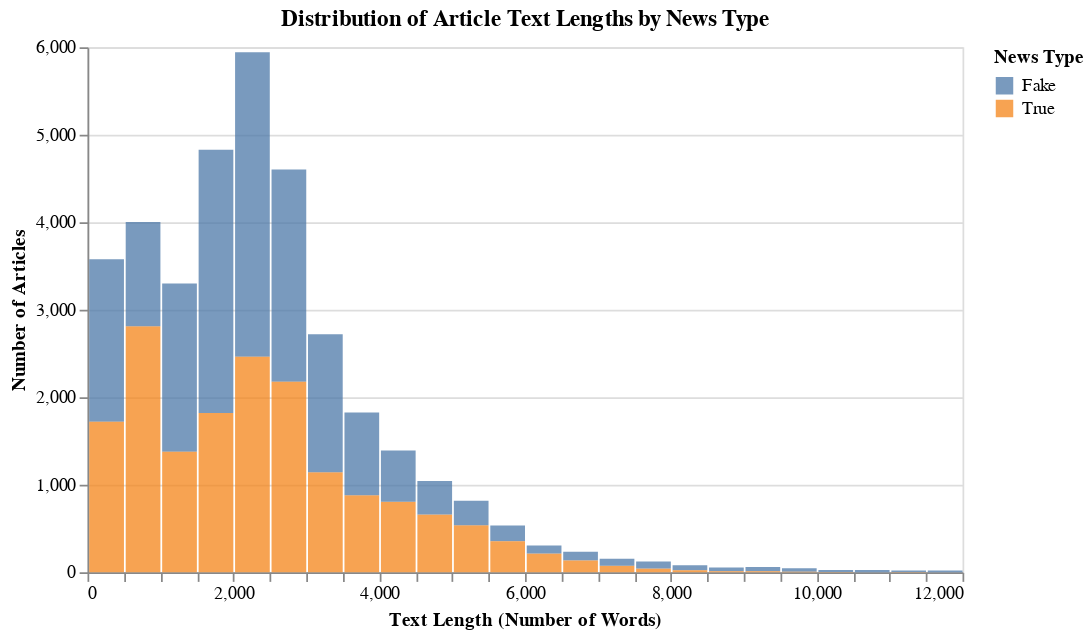

The notebook cell saved with this chart:
### Markdown cell above
Figure 7: Distribution of article text length for fake and true news articles

### Code cell
filtered_df = train_df[train_df['text_length'] < 12000]

text_length_hist = alt.Chart(filtered_df).mark_bar(opacity=0.75).encode(
    x=alt.X('text_length',
            bin=alt.Bin(maxbins=30),
            title='Text Length (Number of Words)'),
    y=alt.Y('count()', title='Number of Articles'),
    color=alt.Color('target', title='News Type')
).properties(
    title='Distribution of Article Text Lengths by News Type',
    height=300,
    width=500
)

text_length_hist

### Figure 1 — Vega specification as saved in the notebook (floating-point values rounded to 4 significant figures)
{"$schema": "https://vega.github.io/schema/vega/v6.json", "data": [{"name": "source_0", "values": [{"__count_end": 4602.0, "__count_start": 2176.0, "bin_maxbins_30_text_length": 2500.0, "bin_maxbins_30_text_length_end": 3000.0, "target": "Fake"}, {"__count_end": 5944.0, "__count_start": 2463.0, "bin_maxbins_30_text_length": 2000.0, "bin_maxbins_30_text_length_end": 2500.0, "target": "Fake"}, {"__count_end": 805.0, "__count_start": 0.0, "bin_maxbins_30_text_length": 4000.0, "bin_maxbins_30_text_length_end": 4500.0, "target": "True"}, {"__count_end": 1143.0, "__count_start": 0.0, "bin_maxbins_30_text_length": 3000.0, "bin_maxbins_30_text_length_end": 3500.0, "target": "True"}, {"__count_end": 2176.0, "__count_start": 0.0, "bin_maxbins_30_text_length": 2500.0, "bin_maxbins_30_text_length_end": 3000.0, "target": "True"}, {"__count_end": 2720.0, "__count_start": 1143.0, "bin_maxbins_30_text_length": 3000.0, "bin_maxbins_30_text_length_end": 3500.0, "target": "Fake"}, {"__count_end": 1821.0, "__count_start": 0.0, "bin_maxbins_30_text_length": 1500.0, "bin_maxbins_30_text_length_end": 2000.0, "target": "True"}, {"__count_end": 4830.0, "__count_start": 1821.0, "bin_maxbins_30_text_length": 1500.0, "bin_maxbins_30_text_length_end": 2000.0, "target": "Fake"}, {"__count_end": 3300.0, "__count_start": 1378.0, "bin_maxbins_30_text_length": 1000.0, "bin_maxbins_30_text_length_end": 1500.0, "target": "Fake"}, {"__count_end": 2463.0, "__count_start": 0.0, "bin_maxbins_30_text_length": 2000.0, "bin_maxbins_30_text_length_end": 2500.0, "target": "True"}, {"__count_end": 879.0, "__count_start": 0.0, "bin_maxbins_30_text_length": 3500.0, "bin_maxbins_30_text_length_end": 4000.0, "target": "True"}, {"__count_end": 1378.0, "__count_start": 0.0, "bin_maxbins_30_text_length": 1000.0, "bin_maxbins_30_text_length_end": 1500.0, "target": "True"}, {"__count_end": 1826.0, "__count_start": 879.0, "bin_maxbins_30_text_length": 3500.0, "bin_maxbins_30_text_length_end": 4000.0, "target": "Fake"}, {"__count_end": 3578.0, "__count_start": 1720.0, "bin_maxbins_30_text_length": 0.0, "bin_maxbins_30_text_length_end": 500.0, "target": "Fake"}, {"__count_end": 2812.0, "__count_start": 0.0, "bin_maxbins_30_text_length": 500.0, "bin_maxbins_30_text_length_end": 1000.0, "target": "True"}, {"__count_end": 4002.0, "__count_start": 2812.0, "bin_maxbins_30_text_length": 500.0, "bin_maxbins_30_text_length_end": 1000.0, "target": "Fake"}, {"__count_end": 1720.0, "__count_start": 0.0, "bin_maxbins_30_text_length": 0.0, "bin_maxbins_30_text_length_end": 500.0, "target": "True"}, {"__count_end": 537.0, "__count_start": 0.0, "bin_maxbins_30_text_length": 5000.0, "bin_maxbins_30_text_length_end": 5500.0, "target": "True"}, {"__count_end": 1392.0, "__count_start": 805.0, "bin_maxbins_30_text_length": 4000.0, "bin_maxbins_30_text_length_end": 4500.0, "target": "Fake"}, {"__count_end": 660.0, "__count_start": 0.0, "bin_maxbins_30_text_length": 4500.0, "bin_maxbins_30_text_length_end": 5000.0, "target": "True"}, {"__count_end": 533.0, "__count_start": 354.0, "bin_maxbins_30_text_length": 5500.0, "bin_maxbins_30_text_length_end": 6000.0, "target": "Fake"}, {"__count_end": 234.0, "__count_start": 133.0, "bin_maxbins_30_text_length": 6500.0, "bin_maxbins_30_text_length_end": 7000.0, "target": "Fake"}, {"__count_end": 816.0, "__count_start": 537.0, "bin_maxbins_30_text_length": 5000.0, "bin_maxbins_30_text_length_end": 5500.0, "target": "Fake"}, {"__count_end": 74.0, "__count_start": 0.0, "bin_maxbins_30_text_length": 7000.0, "bin_maxbins_30_text_length_end": 7500.0, "target": "True"}, {"__count_end": 46.0, "__count_start": 5.0, "bin_maxbins_30_text_length": 9500.0, "bin_maxbins_30_text_length_end": 10000.0, "target": "Fake"}, {"__count_end": 354.0, "__count_start": 0.0, "bin_maxbins_30_text_length": 5500.0, "bin_maxbins_30_text_length_end": 6000.0, "target": "True"}, {"__count_end": 215.0, "__count_start": 0.0, "bin_maxbins_30_text_length": 6000.0, "bin_maxbins_30_text_length_end": 6500.0, "target": "True"}, {"__count_end": 42.0, "__count_start": 0.0, "bin_maxbins_30_text_length": 7500.0, "bin_maxbins_30_text_length_end": 8000.0, "target": "True"}, {"__count_end": 133.0, "__count_start": 0.0, "bin_maxbins_30_text_length": 6500.0, "bin_maxbins_30_text_length_end": 7000.0, "target": "True"}, {"__count_end": 1042.0, "__count_start": 660.0, "bin_maxbins_30_text_length": 4500.0, "bin_maxbins_30_text_length_end": 5000.0, "target": "Fake"}, {"__count_end": 53.0, "__count_start": 11.0, "bin_maxbins_30_text_length": 8500.0, "bin_maxbins_30_text_length_end": 9000.0, "target": "Fake"}, {"__count_end": 26.0, "__count_start": 1.0, "bin_maxbins_30_text_length": 10500.0, "bin_maxbins_30_text_length_end": 11000.0, "target": "Fake"}, {"__count_end": 123.0, "__count_start": 42.0, "bin_maxbins_30_text_length": 7500.0, "bin_maxbins_30_text_length_end": 8000.0, "target": "Fake"}, {"__count_end": 305.0, "__count_start": 215.0, "bin_maxbins_30_text_length": 6000.0, "bin_maxbins_30_text_length_end": 6500.0, "target": "Fake"}, {"__count_end": 81.0, "__count_start": 22.0, "bin_maxbins_30_text_length": 8000.0, "bin_maxbins_30_text_length_end": 8500.0, "target": "Fake"}, {"__count_end": 22.0, "__count_start": 0.0, "bin_maxbins_30_text_length": 8000.0, "bin_maxbins_30_text_length_end": 8500.0, "target": "True"}, {"__count_end": 154.0, "__count_start": 74.0, "bin_maxbins_30_text_length": 7000.0, "bin_maxbins_30_text_length_end": 7500.0, "target": "Fake"}, {"__count_end": 19.0, "__count_start": 2.0, "bin_maxbins_30_text_length": 11000.0, "bin_maxbins_30_text_length_end": 11500.0, "target": "Fake"}, {"__count_end": 61.0, "__count_start": 11.0, "bin_maxbins_30_text_length": 9000.0, "bin_maxbins_30_text_length_end": 9500.0, "target": "Fake"}, {"__count_end": 5.0, "__count_start": 0.0, "bin_maxbins_30_text_length": 9500.0, "bin_maxbins_30_text_length_end": 10000.0, "target": "True"}, {"__count_end": 11.0, "__count_start": 0.0, "bin_maxbins_30_text_length": 8500.0, "bin_maxbins_30_text_length_end": 9000.0, "target": "True"}, {"__count_end": 20.0, "__count_start": 0.0, "bin_maxbins_30_text_length": 11500.0, "bin_maxbins_30_text_length_end": 12000.0, "target": "Fake"}, {"__count_end": 11.0, "__count_start": 0.0, "bin_maxbins_30_text_length": 9000.0, "bin_maxbins_30_text_length_end": 9500.0, "target": "True"}, {"__count_end": 27.0, "__count_start": 4.0, "bin_maxbins_30_text_length": 10000.0, "bin_maxbins_30_text_length_end": 10500.0, "target": "Fake"}, {"__count_end": 4.0, "__count_start": 0.0, "bin_maxbins_30_text_length": 10000.0, "bin_maxbins_30_text_length_end": 10500.0, "target": "True"}, {"__count_end": 2.0, "__count_start": 0.0, "bin_maxbins_30_text_length": 11000.0, "bin_maxbins_30_text_length_end": 11500.0, "target": "True"}, {"__count_end": 1.0, "__count_start": 0.0, "bin_maxbins_30_text_length": 10500.0, "bin_maxbins_30_text_length_end": 11000.0, "target": "True"}]}, {"name": "source_0_color_domain_target", "values": [{"target": "Fake"}, {"target": "True"}]}], "signals": [{"name": "bin_maxbins_30_text_length_bins", "value": {"fields": ["text_length"], "fname": "bin_text_length", "start": 0.0, "step": 500.0, "stop": 12000.0}}], "marks": [{"type": "rect", "name": "marks", "from": {"data": "source_0"}, "encode": {"update": {"opacity": {"value": 0.75}, "x2": {"field": "bin_maxbins_30_text_length", "scale": "x", "offset": {"signal": "0.5 + (abs(scale(\"x\", datum[\"bin_maxbins_30_text_length_end\"]) - scale(\"x\", datum[\"bin_maxbins_30_text_length\"])) < 0.25 ? -0.5 * (0.25 - (abs(scale(\"x\", datum[\"bin_maxbins_30_text_length_end\"]) - scale(\"x\", datum[\"bin_maxbins_30_text_length\"])))) : 0.5)"}}, "y": {"field": "__count_end", "scale": "y"}, "fill": {"field": "target", "scale": "color"}, "y2": {"field": "__count_start", "scale": "y"}, "x": {"field": "bin_maxbins_30_text_length_end", "scale": "x", "offset": {"signal": "0.5 + (abs(scale(\"x\", datum[\"bin_maxbins_30_text_length_end\"]) - scale(\"x\", datum[\"bin_maxbins_30_text_length\"])) < 0.25 ? 0.5 * (0.25 - (abs(scale(\"x\", datum[\"bin_maxbins_30_text_length_end\"]) - scale(\"x\", datum[\"bin_maxbins_30_text_length\"])))) : -0.5)"}}}}, "style": ["bar"]}], "scales": [{"name": "x", "type": "linear", "domain": {"signal": "[bin_maxbins_30_text_length_bins.start, bin_maxbins_30_text_length_bins.stop]"}, "range": [0, {"signal": "width"}], "bins": {"signal": "bin_maxbins_30_text_length_bins"}, "zero": false}, {"name": "y", "type": "linear", "domain": {"data": "source_0", "fields": ["__count_start", "__count_end"]}, "range": [{"signal": "height"}, 0], "nice": true, "zero": true}, {"name": "color", "type": "ordinal", "domain": {"data": "source_0_color_domain_target", "field": "target", "sort": true}, "range": "category"}], "axes": [{"scale": "y", "minExtent": 0, "ticks": false, "grid": true, "domain": false, "zindex": 0, "tickCount": {"signal": "ceil(height/40)"}, "gridScale": "x", "aria": false, "maxExtent": 0, "labels": false, "orient": "left"}, {"scale": "x", "tickCount": {"signal": "ceil(width/10)"}, "orient": "bottom", "labelOverlap": true, "grid": false, "zindex": 0, "title": "Text Length (Number of Words)", "labelFlush": true}, {"scale": "y", "orient": "left", "labelOverlap": true, "zindex": 0, "tickCount": {"signal": "ceil(height/40)"}, "title": "Number of Articles", "grid": false}], "title": {"text": "Distribution of Article Text Lengths by News Type", "frame": "group"}, "background": "white", "width": 500, "style": "cell", "height": 300, "padding": 5, "legends": [{"title": "News Type", "fill": "color", "symbolType": "square", "encode": {"symbols": {"update": {"opacity": {"value": 0.75}}}}}]}
